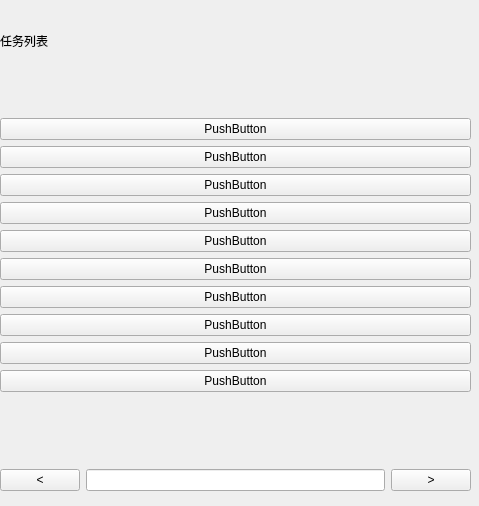
<?xml version="1.0" encoding="UTF-8"?>
<ui version="4.0">
 <class>list_type</class>
 <widget class="QWidget" name="list_type">
  <property name="geometry">
   <rect>
    <x>0</x>
    <y>0</y>
    <width>479</width>
    <height>506</height>
   </rect>
  </property>
  <property name="windowTitle">
   <string>Form</string>
  </property>
  <widget class="QWidget" name="">
   <property name="geometry">
    <rect>
     <x>0</x>
     <y>-30</y>
     <width>471</width>
     <height>521</height>
    </rect>
   </property>
   <layout class="QHBoxLayout" name="horizontalLayout">
    <item>
     <layout class="QVBoxLayout" name="verticalLayout" stretch="2,1,1,1,1,1,1,1,1,1,1,1,1">
      <item>
       <layout class="QHBoxLayout" name="horizontalLayout_2">
        <item>
         <widget class="QLabel" name="label">
          <property name="text">
           <string>任务列表</string>
          </property>
         </widget>
        </item>
       </layout>
      </item>
      <item>
       <widget class="QPushButton" name="pushButton_12">
        <property name="text">
         <string>PushButton</string>
        </property>
       </widget>
      </item>
      <item>
       <widget class="QPushButton" name="pushButton_13">
        <property name="text">
         <string>PushButton</string>
        </property>
       </widget>
      </item>
      <item>
       <widget class="QPushButton" name="pushButton_14">
        <property name="text">
         <string>PushButton</string>
        </property>
       </widget>
      </item>
      <item>
       <widget class="QPushButton" name="pushButton_15">
        <property name="text">
         <string>PushButton</string>
        </property>
       </widget>
      </item>
      <item>
       <widget class="QPushButton" name="pushButton_16">
        <property name="text">
         <string>PushButton</string>
        </property>
       </widget>
      </item>
      <item>
       <widget class="QPushButton" name="pushButton_22">
        <property name="text">
         <string>PushButton</string>
        </property>
       </widget>
      </item>
      <item>
       <widget class="QPushButton" name="pushButton_23">
        <property name="text">
         <string>PushButton</string>
        </property>
       </widget>
      </item>
      <item>
       <widget class="QPushButton" name="pushButton_17">
        <property name="text">
         <string>PushButton</string>
        </property>
       </widget>
      </item>
      <item>
       <widget class="QPushButton" name="pushButton_18">
        <property name="text">
         <string>PushButton</string>
        </property>
       </widget>
      </item>
      <item>
       <widget class="QPushButton" name="pushButton_19">
        <property name="text">
         <string>PushButton</string>
        </property>
       </widget>
      </item>
      <item>
       <spacer name="verticalSpacer">
        <property name="orientation">
         <enum>Qt::Vertical</enum>
        </property>
        <property name="sizeHint" stdset="0">
         <size>
          <width>20</width>
          <height>40</height>
         </size>
        </property>
       </spacer>
      </item>
      <item>
       <layout class="QHBoxLayout" name="horizontalLayout_4">
        <item>
         <widget class="QPushButton" name="pushButton_24">
          <property name="text">
           <string>&lt;</string>
          </property>
         </widget>
        </item>
        <item>
         <widget class="QLineEdit" name="lineEdit_2"/>
        </item>
        <item>
         <widget class="QPushButton" name="pushButton_25">
          <property name="text">
           <string>&gt;</string>
          </property>
         </widget>
        </item>
       </layout>
      </item>
     </layout>
    </item>
   </layout>
  </widget>
 </widget>
 <resources/>
 <connections/>
</ui>
